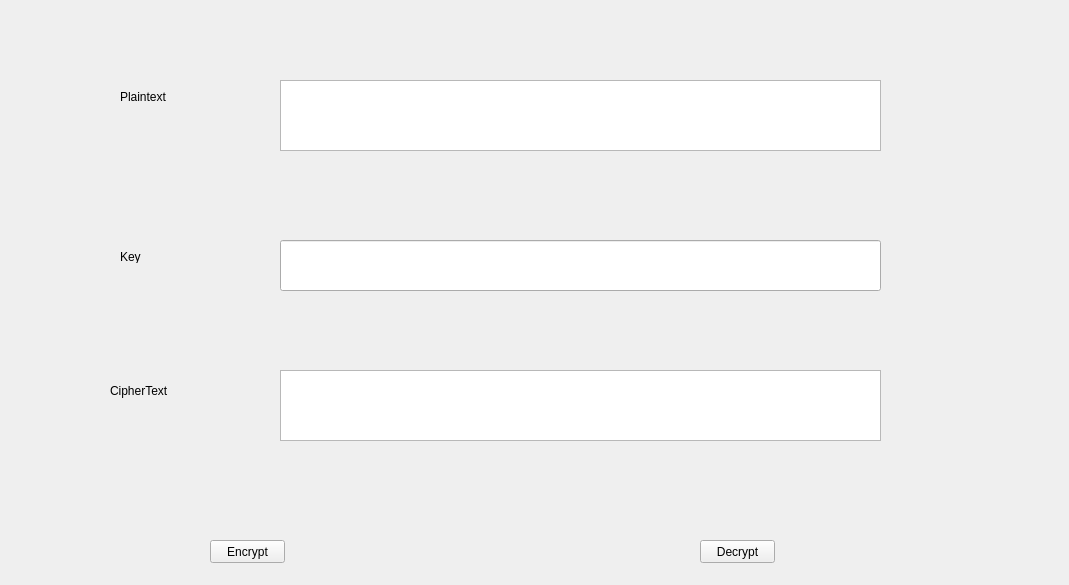
<?xml version="1.0" encoding="UTF-8"?>
<ui version="4.0">
 <class>Form</class>
 <widget class="QWidget" name="Form">
  <property name="geometry">
   <rect>
    <x>0</x>
    <y>0</y>
    <width>1069</width>
    <height>585</height>
   </rect>
  </property>
  <property name="windowTitle">
   <string>Form</string>
  </property>
  <widget class="QPushButton" name="pushButton">
   <property name="geometry">
    <rect>
     <x>210</x>
     <y>540</y>
     <width>75</width>
     <height>23</height>
    </rect>
   </property>
   <property name="text">
    <string>Encrypt</string>
   </property>
  </widget>
  <widget class="QPushButton" name="pushButton_2">
   <property name="geometry">
    <rect>
     <x>700</x>
     <y>540</y>
     <width>75</width>
     <height>23</height>
    </rect>
   </property>
   <property name="text">
    <string>Decrypt</string>
   </property>
  </widget>
  <widget class="QPlainTextEdit" name="plainTextEdit">
   <property name="geometry">
    <rect>
     <x>280</x>
     <y>80</y>
     <width>601</width>
     <height>71</height>
    </rect>
   </property>
  </widget>
  <widget class="QLineEdit" name="lineEdit">
   <property name="geometry">
    <rect>
     <x>280</x>
     <y>240</y>
     <width>601</width>
     <height>51</height>
    </rect>
   </property>
  </widget>
  <widget class="QPlainTextEdit" name="plainTextEdit_2">
   <property name="geometry">
    <rect>
     <x>280</x>
     <y>370</y>
     <width>601</width>
     <height>71</height>
    </rect>
   </property>
  </widget>
  <widget class="QLabel" name="label">
   <property name="geometry">
    <rect>
     <x>120</x>
     <y>90</y>
     <width>47</width>
     <height>13</height>
    </rect>
   </property>
   <property name="text">
    <string>Plaintext</string>
   </property>
  </widget>
  <widget class="QLabel" name="label_2">
   <property name="geometry">
    <rect>
     <x>120</x>
     <y>250</y>
     <width>47</width>
     <height>13</height>
    </rect>
   </property>
   <property name="text">
    <string>Key</string>
   </property>
  </widget>
  <widget class="QLabel" name="label_3">
   <property name="geometry">
    <rect>
     <x>110</x>
     <y>380</y>
     <width>61</width>
     <height>21</height>
    </rect>
   </property>
   <property name="text">
    <string>CipherText</string>
   </property>
  </widget>
 </widget>
 <resources/>
 <connections/>
</ui>
